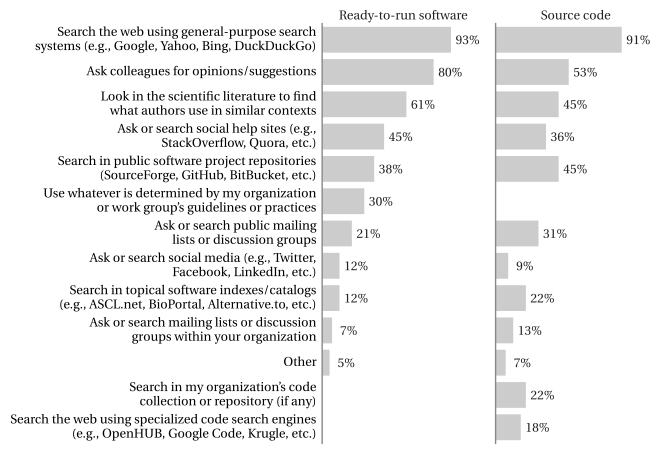

Write the Python code that produced this figure.
#!/usr/bin/env python3.4

import numpy as np
import matplotlib
import matplotlib.pyplot as plt
import matplotlib.ticker as ticker
from matplotlib import rcParams
import operator

rcParams['text.usetex']         = True
rcParams['text.latex.preamble'] = [r"\usepackage{fourier}", r"\usepackage[T1]{fontenc}"]
rcParams['font.family']         = 'serif'
rcParams['font.serif']          = ['Utopia']
rcParams['font.weight']         = 'normal'
rcParams['font.size']           = 10
rcParams['xtick.labelsize']     = rcParams['ytick.labelsize'] = 10
rcParams['ytick.major.width']   = rcParams['xtick.major.width'] = 1
rcParams['ytick.major.size']    = rcParams['xtick.major.size'] = 3
rcParams['patch.facecolor']     = "#cccccc"
rcParams['patch.linewidth']     = 0

plt.figure(figsize=(3, 4.85))

# Data.

total_ready_responses = 56         # Total who also said they're s/w developers.
total_src_responses = 55           # Total -- thes are already s/w devs.

# Choices were not mutually exclusive.

# Col 1 = total for finding ready-to-run
# Col 2 = total for finding sw

raw_data = {
    "Ask colleagues for opinions/suggestions"                                                          : [45, 29],
    "Ask or search mailing lists or discussion\ngroups within your organization"                       : [ 4,  7],
    "Ask or search public mailing\nlists or discussion groups"                                         : [12, 17],
    "Ask or search social help sites (e.g., \nStackOverflow, Quora, etc.)"                             : [25, 20],
    "Ask or search social media (e.g., Twitter,\nFacebook, LinkedIn, etc.)"                            : [7,   5],
    "Look in the scientific literature to find \nwhat authors use in similar contexts"                 : [34, 25],
    "Search in my organization's code\ncollection or repository (if any)"                              : [ 0, 12],
    "Search in public software project repositories\n(SourceForge, GitHub, BitBucket, etc.)"           : [21, 25],
    "Search in topical software indexes/catalogs\n(e.g., ASCL.net, BioPortal, Alternative.to, etc.)"   : [ 7, 12],
    "Search the web using general-purpose search\nsystems (e.g., Google, Yahoo, Bing, DuckDuckGo)"     : [52, 50],
    "Search the web using specialized code search engines\n(e.g., OpenHUB, Google Code, Krugle, etc.)" : [ 0, 10],
    "Use whatever is determined by my organization\nor work group's guidelines or practices"           : [17,  0],
    "Other"                                                                                            : [ 3,  4],
}

x = [0, 10, 20, 30, 40, 50, 60]

# Sort the data by value, largest value first.

data   = sorted(raw_data.items(), key=lambda x: x[1][0], reverse=True)

# Create data arrays for what we will hand to barh().
# This time, we create percentages.

ready  = [(item[1][0]/total_ready_responses)*100 for item in data]
src    = [(item[1][1]/total_src_responses)*100 for item in data]
labels = [item[0] for item in data]

# Barh() puts items in the reverse order of how we put them in the
# lists above, so first we do this to reverse the lists:

ready  = ready[::-1]
src    = src[::-1]
labels = labels[::-1]

# Misc. axis setup.

y_pos = np.arange(len(data))
ylim_bottom = -0.5
ylim_top = len(data)-0.5

# Plot.
# Version with two side-by-side plots, using percentages.

f, (ax1, ax2) = plt.subplots(1, 2, sharey=True, figsize=(5, 5.25))
h_ready = ax1.barh(y_pos, ready, height=0.8, linewidth=0, align='center', color="#cccccc")
h_src = ax2.barh(y_pos, src, height=0.8, linewidth=0, align='center', color="#cccccc")

plt.subplots_adjust(wspace=0.25, right=0.75)

plt.yticks(y_pos, labels, fontsize=10)
plt.yticks(y_pos, labels, fontsize=10)
plt.xticks(x, fontsize=10)
plt.ylim([ylim_bottom, ylim_top])

# Remove the plot frame lines leaving only the left vertical one.
for spine in ['top', 'bottom', 'right']:
    for ax in [ax1, ax2]:
        ax.spines[spine].set_visible(False)
        ax.spines['left'].set_bounds(ylim_bottom, ylim_top)
        ax.spines['left'].set_color('#888888')
        ax.tick_params(color='#888888')
        ax.yaxis.set_ticks_position('none')
        ax.get_xaxis().set_visible(False)

# Write the value to the right of each bars.
for rect, value in zip(h_ready.patches, ready):
    text = '{: >2.0f}\%'.format(value)
    width = rect.get_width()
    offset = 12 if value > 5 else 10
    if value > 0:
        ax1.text(rect.get_x() + width + offset,
                 rect.get_y() + rect.get_height()/2.2,
                 text, ha='center', va='center', fontsize=10)

for rect, value in zip(h_src.patches, src):
    percent = value/total_responses*100
    text = '{: >2.0f}\%'.format(value)
    width = rect.get_width()
    offset = 12 if value > 5 else 10
    if value > 0:
        ax2.text(rect.get_x() + width + offset,
                 rect.get_y() + rect.get_height()/2.2,
                 text, ha='center', va='center', fontsize=10)

# Put some text above the plots
plt.gca().text(1.05, 1.01,
               'Ready-to-run software',
               horizontalalignment='right',
               transform=ax1.transAxes)
plt.gca().text(.83, 1.01,
               'Source code',
               horizontalalignment='right',
               transform=ax2.transAxes)


plt.savefig('compare-how-find.pdf', bbox_inches='tight')
plt.close()
